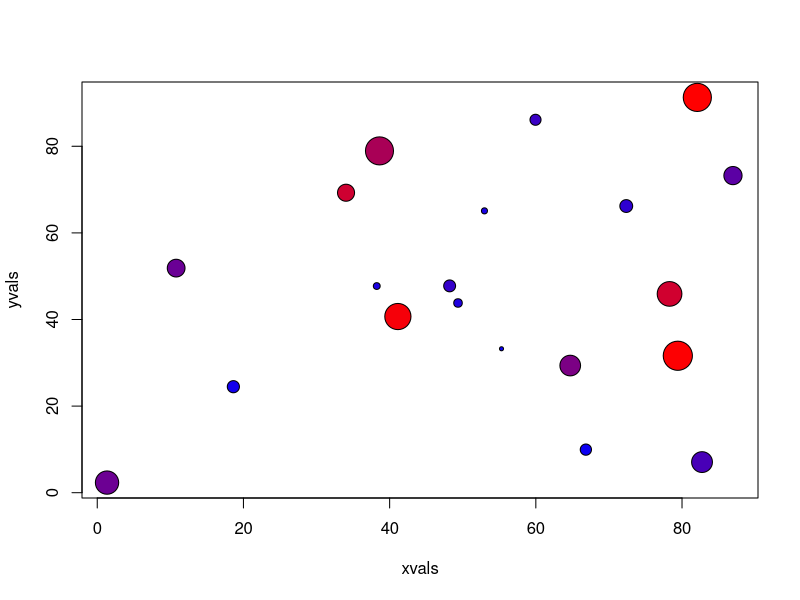

This figure's R source:
numofcities = 20
set.seed(1)
T = 50
p = 0.9
gamma=0.2
c = 5
vmax=0.85
vbase=0.15
V = function(It,Nt) ((vmax-vbase)*(It/Nt))+vbase
phi=0
numofinfected=0
S = matrix(data = 0, nrow = T, ncol = numofcities)
for(i in 1:numofcities){
  S[1,i]=sample(100:1000,1)
}
S[1,1]=S[1,1]
I = matrix(data = 0, nrow = T, ncol = numofcities)
I[1,1]=1
R = matrix(data = 0, nrow = T, ncol = numofcities)
N=matrix(data=0,nrow=1,ncol=numofcities)
for(i in 1:numofcities){
  N[1,i]=S[1,i]+I[1,i]+R[1,i]
}
Nmax=max(N)
xvals=runif(n=numofcities,min=0,max=100)
yvals=runif(n=numofcities,min=0,max=100)

distances = function(x1,y1,x2,y2) sqrt((x2-x1)^2+(y2-y1)^2) 
D = matrix(data = 0, nrow = numofcities, ncol = numofcities)
for(i in 1:numofcities){
  for(j in 1:numofcities){
    D[i,j]=distances(xvals[i],yvals[i],xvals[j],yvals[j])
  }
}

beta = p*c
alpha = 2
E=matrix(data = 0,nrow=1,ncol=numofcities)
for(t in 1:(T-1)){
  E=exp(-beta*((1/(D+1)^alpha)%*%((I[t,]/N[1,])*(N[1,]/Nmax))))
  S[t+1,] = (S[t,]*E*(1-V(I[t,],N[1,]))) + (phi*R[t,])
  I[t+1,] = S[t,]*(1-E)*(1-V(I[t,],N[1,])) + I[t,]*(1-gamma)
  R[t+1,] = ((1-phi)*R[t,])+(I[t,]*gamma)+V(I[t,],N[1,])*S[t,]
}



mycol=colorRamp(c(rgb(0,0,1), rgb(1,0,0)))
time=20
maxfrac=max(I[time,]/N[1,])
cols=mycol(I[time,]/N[1,]/maxfrac)/255
plot(xvals,yvals,pch=21,bg=rgb(cols),cex=N/250)
#matplot(R,type="l",col=1:20,lty=1)

